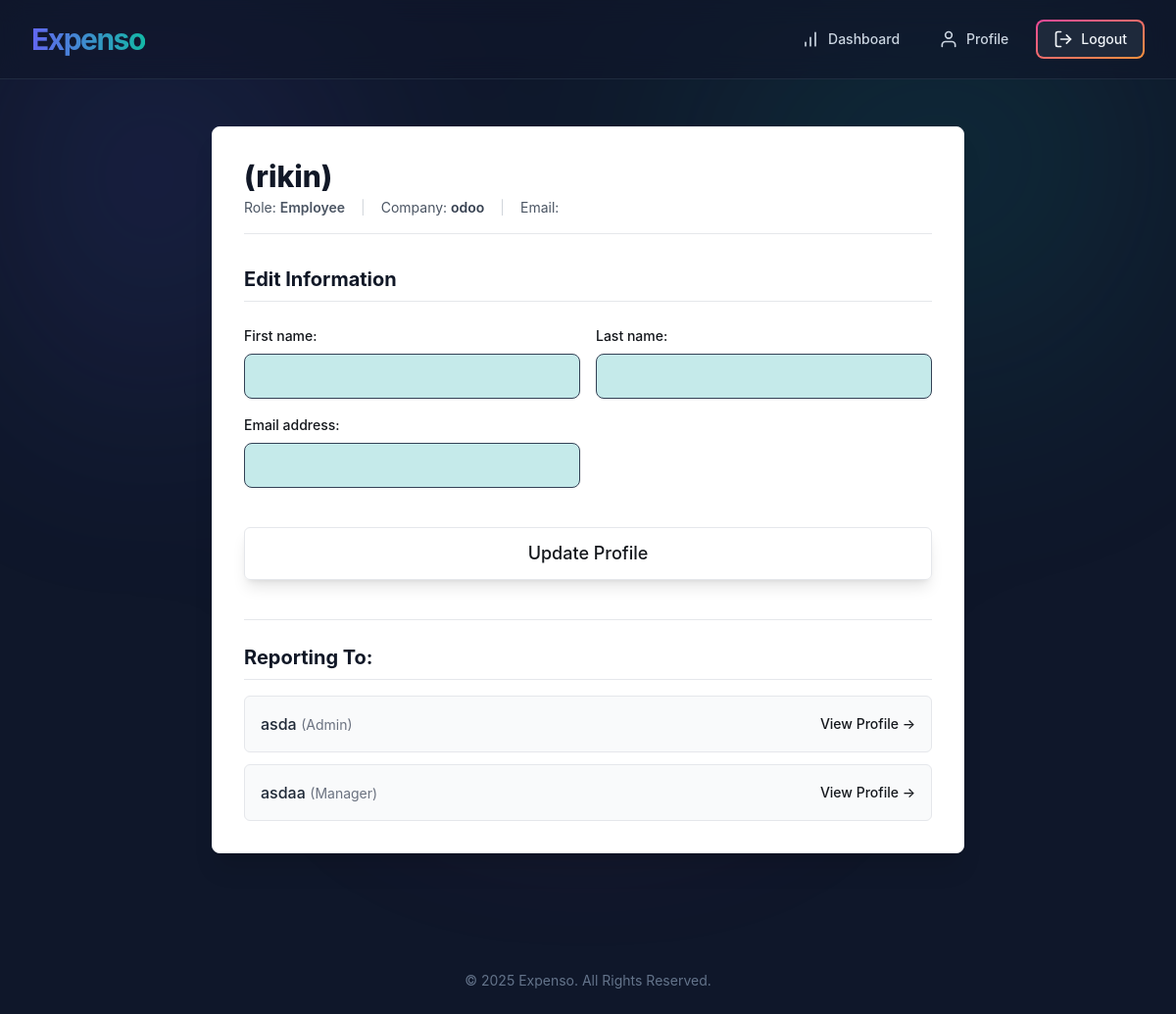
The app's page /accounts/profile/1/ (signed in) with its own data.
### accounts/models.py (models this page shows, shortened)
class CustomUser(AbstractUser):
    class Role(models.TextChoices):
        ADMIN = 'ADMIN', 'Admin'
        MANAGER = 'MANAGER', 'Manager'
        EMPLOYEE = 'EMPLOYEE', 'Employee'
    base_role = Role.ADMIN
    role = models.CharField(max_length=50, choices=Role.choices, default=base_role)
    company = models.ForeignKey(Company, on_delete=models.CASCADE, null=True, blank=True)
    managers = models.ManyToManyField(
        'self',
        symmetrical=False,
        related_name='subordinates',
        blank=True
    )
    class Meta:
        constraints = [
            models.UniqueConstraint(
                fields=['company'],
                condition=Q(role='ADMIN'),
                name='one_admin_per_company'
            )
        ]

class Company(models.Model):
    name = models.CharField(max_length=100, unique=True)
    default_currency = models.CharField(max_length=3, default='USD')
    created_at = models.DateTimeField(auto_now_add=True)

### accounts/views.py (the view, shortened to what this page needs)
# urls.py: path('profile/<int:pk>/', views.ProfileView.as_view(), name='profile'),
class ProfileView(LoginRequiredMixin, UserPassesTestMixin, UpdateView):
    model = CustomUser
    form_class = ProfileUpdateForm
    template_name = 'accounts/profile.html'
    def test_func(self):
        profile_user = self.get_object()
        request_user = self.request.user
        if request_user == profile_user:
            return True
        if request_user.company == profile_user.company and \
                (request_user.role in [CustomUser.Role.ADMIN, CustomUser.Role.MANAGER]):
            return True
        return False
    def get_form_kwargs(self):
        kwargs = super().get_form_kwargs()
        kwargs['request_user'] = self.request.user
        return kwargs

### accounts/forms.py
class ProfileUpdateForm(forms.ModelForm):
    class Meta:
        model = CustomUser
        fields = ['first_name', 'last_name', 'email', 'managers']
        widgets = {
            'first_name': forms.TextInput(attrs=text_input_styles),
            'last_name': forms.TextInput(attrs=text_input_styles),
            'email': forms.EmailInput(attrs=text_input_styles),
            'managers': forms.SelectMultiple(attrs=text_input_styles),
        }
    def __init__(self, *args, **kwargs):
        self.request_user = kwargs.pop('request_user', None)
        super(ProfileUpdateForm, self).__init__(*args, **kwargs)
        user_company = self.instance.company
        if self.request_user and user_company and \
           (self.request_user.role in [CustomUser.Role.ADMIN, CustomUser.Role.MANAGER]):
            self.fields['managers'].queryset = CustomUser.objects.filter(
                company=user_company,
                role__in=[CustomUser.Role.ADMIN, CustomUser.Role.MANAGER]
            ).exclude(pk=self.instance.pk)
            self.fields['managers'].help_text = 'Select one or more managers.'
        else:
            del self.fields['managers']

### accounts/templates/accounts/profile.html (shortened to what this page needs)
{% extends 'accounts/base.html' %}
{% block content %}
<div class="bg-white p-8 rounded-lg shadow-xl w-full max-w-3xl mx-auto border border-gray-100">
    <div class="mb-8 border-b pb-4">
        <h2 class="text-3xl font-extrabold text-gray-900 mb-1">{{ object.first_name }} {{ object.last_name }} ({{ object.username }})</h2>
        <div class="flex flex-wrap items-center space-x-4 text-sm text-gray-600">
            <p>Role: <span class="font-semibold text-odoo-primary">{{ object.get_role_display }}</span></p>
            <span class="text-gray-300">|</span>
            <p>Company: <span class="font-semibold text-gray-700">{{ object.company.name }}</span></p>
            <span class="text-gray-300">|</span>
            <p>Email: </p>
        </div>
    </div>
    <div class="mb-10">
        <h3 class="text-xl font-bold text-gray-900 mb-4 border-b pb-2">Edit Information</h3>
        <form method="post" class="space-y-6 form-fields">
            <div class="grid grid-cols-1 md:grid-cols-2 gap-4">
                {% for field in form %}
                    {% if field.name != 'managers' %}
                        <div>
                            {{ field.label_tag }}
                            {{ field }}
                        </div>
                    {% endif %}
                {% endfor %}
            </div>
            <div class="pt-4">
                <button type="submit" class="w-full flex justify-center py-3 px-4 border rounded-md shadow-lg text-lg font-medium text-dark bg-odoo-primary hover:bg-odoo-darker focus:outline-none focus:ring-2 focus:ring-offset-2 focus:ring-odoo-primary transition duration-150 ease-in-out">
                    Update Profile
                </button>
            </div>
        </form>
    </div>
    {% if object.managers.all %}
    <div class="mt-10 border-t border-gray-200 pt-6">
        <h3 class="text-xl font-bold text-gray-900 mb-4 border-b pb-2">Reporting To:</h3>
        <ul class="space-y-3">
            {% for manager in object.managers.all %}
                <li class="bg-gray-50 p-4 rounded-md flex justify-between items-center border border-gray-200 hover:bg-gray-100 transition duration-150">
                    <span>
                        <span class="font-medium text-gray-800">{{ manager.username }}</span>
                        <span class="text-sm text-gray-500">({{ manager.get_role_display }})</span>
                    </span>
                    <a href="{% url 'profile' manager.pk %}" class="text-sm font-medium text-odoo-primary hover:text-odoo-darker">View Profile &rarr;</a>
                </li>
            {% endfor %}
        </ul>
    </div>
    {% endif %}
</div>
{% endblock %}

### accounts/templates/accounts/base.html (style rules this page uses)
:root { font-family: 'Inter', sans-serif; --glow-color-1: #6366f1; --glow-color-2: #14b8a6; --glow-color-3: #ec4899; --color-dark-text: #14171c; --color-light-input: #c5eaea; --color-medium-grey: #475569; }
body::before { content: ''; position: fixed; top: 0; left: 0; width: 100vw; height: 100vh; background: radial-gradient(circle at 10% 20%, var(--glow-color-1), transparent 30%), radial-gradient(circle at 80% 15%, var(--glow-color-2), transparent 35%), radial-gradient(circle at 50% 90%, var(--glow-color-3), transparent 30%); will-change: transform; animation: aurora 25s linear infinite; z-index: -1; opacity: 0.15; filter: blur(100px); }
.form-fields label { display: block; font-weight: 500; color: var(--color-dark-text); margin-bottom: 0.5rem; font-size: 0.875rem; }
.form-fields input:not([type="checkbox"]):not([type="submit"]):not([type="button"]), .form-fields textarea, .form-fields select { width: 100%; padding: 0.75rem 1rem; border: 1px solid #334155; background-color: var(--color-light-input); color: var(--color-dark-text); border-radius: 0.5rem; box-shadow: 0 1px 2px 0 rgba(0, 0, 0, 0.05); transition: all 0.2s ease-in-out; font-size: 1rem; }
.form-fields input::placeholder, .form-fields textarea::placeholder { color: #94a3b8; opacity: 1; }
.card-content-area, .bg-white { background-color: #fff !important; color: var(--color-dark-text) !important; }

### records on screen
CustomUser: username "rikin", role "Employee", company.name "odoo"
CustomUser: username "asda", role "Admin"
CustomUser: username "asdaa", role "Manager"

### other values on screen
{{ field.label_tag }} "First name:" "Last name:" "Email address:"
